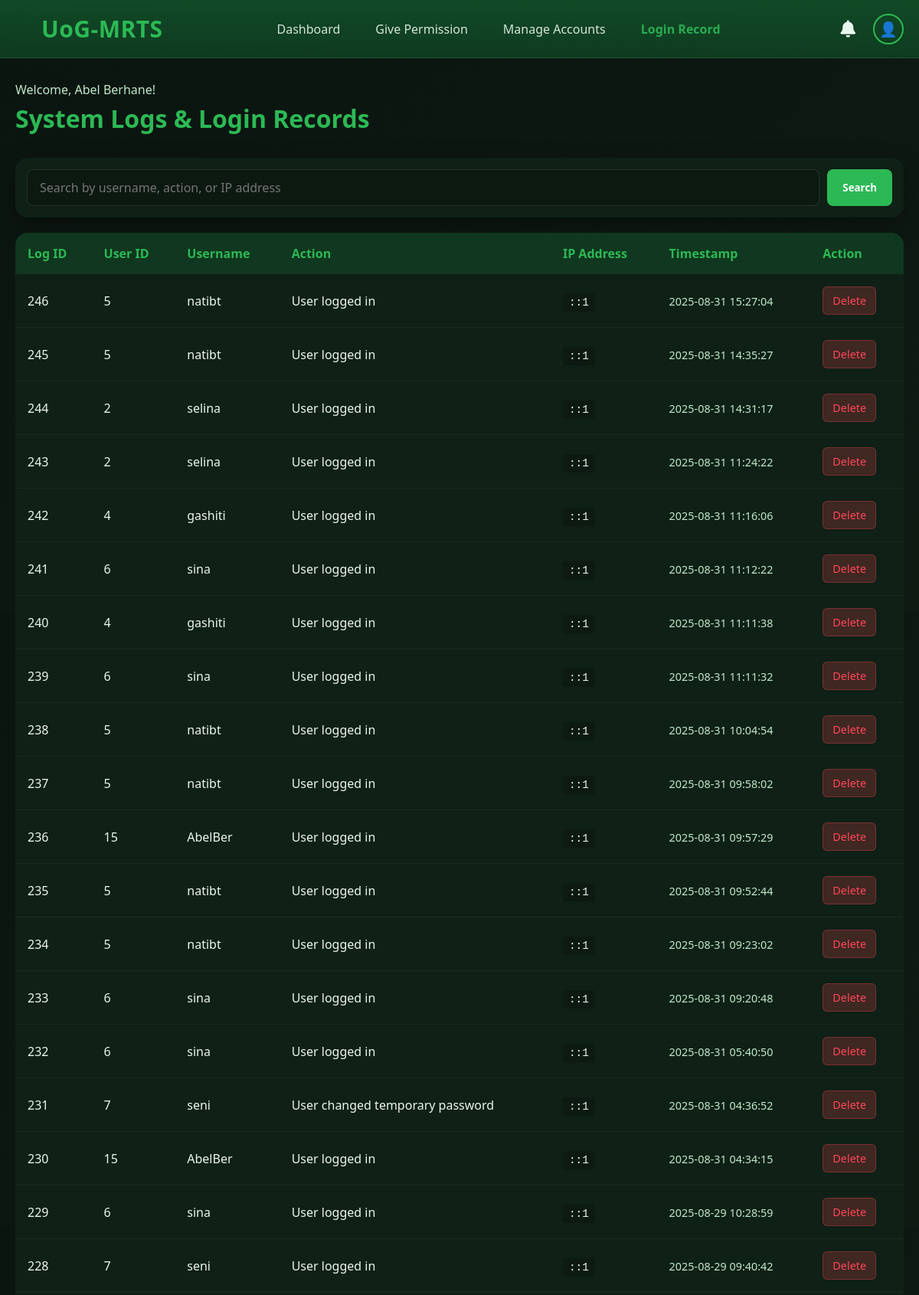
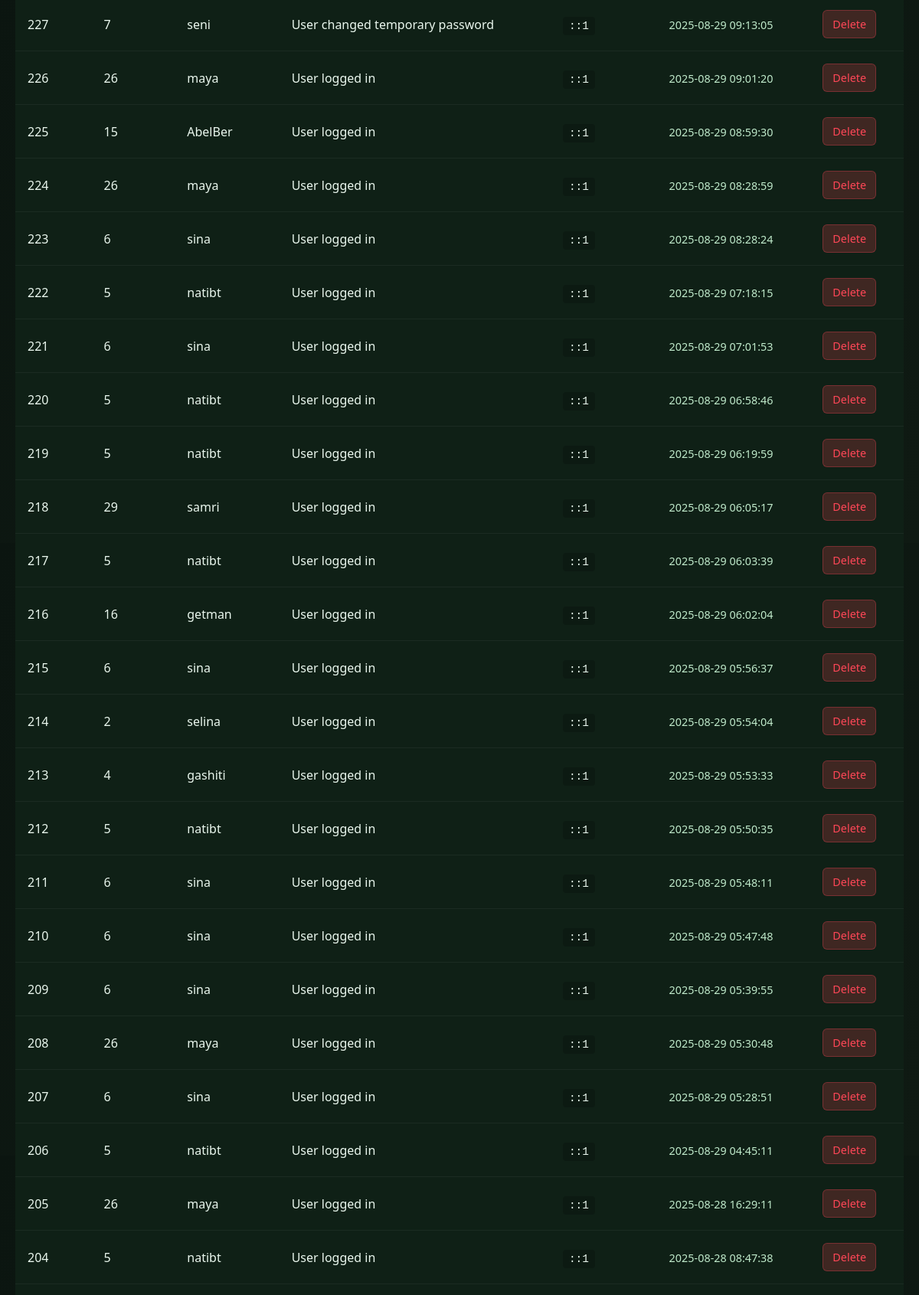
Screenshot of /dashboard/admin_system_logs.php (signed in, upper part) with the database file from the repository (2 pictures, top to bottom).
### tables this page shows
CREATE TABLE IF NOT EXISTS `users` (
  `id` int NOT NULL AUTO_INCREMENT,
  `fullname` varchar(100) DEFAULT NULL,
  `username` varchar(100) DEFAULT NULL,
  `email` varchar(100) DEFAULT NULL,
  `phone` varchar(20) DEFAULT NULL,
  `telegram` varchar(100) DEFAULT NULL,
  `role` varchar(50) DEFAULT NULL,
  `specialization` varchar(100) DEFAULT NULL,
  `password` varchar(255) DEFAULT NULL,
  `is_approved` tinyint(1) DEFAULT '0',
  `temp_password_flag` tinyint(1) DEFAULT '0',
  `account_status` enum('enabled','disabled') NOT NULL DEFAULT 'enabled',
  `failed_attempts` int NOT NULL DEFAULT '0',
  `last_failed_login` datetime DEFAULT NULL,
  `profile_image` varchar(255) DEFAULT NULL,
  PRIMARY KEY (`id`)
);

CREATE TABLE IF NOT EXISTS `systemlogs` (
  `logId` int NOT NULL AUTO_INCREMENT,
  `userId` int NOT NULL,
  `action` text NOT NULL,
  `ip_address` varchar(45) DEFAULT NULL,
  `timestamp` timestamp NULL DEFAULT CURRENT_TIMESTAMP,
  PRIMARY KEY (`logId`),
  KEY `userId` (`userId`)
);

### dashboard/admin_system_logs.php (the view, shortened to what this page needs)
<?php
$conn = new mysqli("localhost", "root", "", "test_uog");
$stmt = $conn->prepare("SELECT profile_image FROM users WHERE id = ?");
$stmt->bind_param("i", $_SESSION['user_id']);
$stmt->execute();
$stmt->bind_result($photo);
$avatar_type = $photo ? "image" : "icon";
$avatar_value = $photo ? "uploads/" . htmlspecialchars($photo) : "👤";
$search = '';
$sql = "
    SELECT s.logId, s.userId, u.username, s.action, s.ip_address, s.timestamp
    FROM systemlogs s
    LEFT JOIN users u ON s.userId = u.id
    WHERE 1
";
$sql .= " ORDER BY s.timestamp DESC";
$stmt = $conn->prepare($sql);
$stmt->execute();
$result = $stmt->get_result();
?>
<!DOCTYPE html>
<html lang="en">
<head>
<link rel="stylesheet" href="https://cdnjs.cloudflare.com/ajax/libs/font-awesome/6.4.0/css/all.min.css">
<link rel="stylesheet" href="admin_system_logs.css">
</head>
<body>
<nav class="nav">
    <div class="nav-inner">
        <div class="brand">
            <div class="brand-badge" aria-hidden="true">
                <svg viewBox="0 0 24 24"></svg>
            </div>
            <span style="font-size: 30px; color: #2CB955;">UoG-MRTS</span>
        </div>
        <div class="nav-links">
            <a href="admin.php">Dashboard</a>
            <a href="admin_approve_users.php">Give Permission</a>
            <a href="admin_manage_users.php">Manage Accounts</a>
            <a href="admin_system_logs.php" style="color: var(--green-apple); font-weight: bold;">Login Record</a>
        </div>
        <div class="nav-right">
            <a href="notifications.php" class="notification-bell">
                 <i class="fas fa-bell"></i>
            </a>
            <div class="profile-container">
                <?php if ($avatar_type === "image"): ?>
                    <img src="<?php echo $avatar_value; ?>" alt="Profile" class="profile-pic">
                <?php else: ?>
                    <div class="profile-icon"><?php echo $avatar_value; ?></div>
                <?php endif; ?>
            </div>
        </div>
    </div>
</nav>
<div class="main-content">
    <div class="page-header">
        <div>
            <p class="welcome-text">Welcome, <?php echo htmlspecialchars($_SESSION['fullname'] ?? 'Admin'); ?>!</p>
            <h1 class="page-title">System Logs & Login Records</h1>
        </div>
    </div>
    <form method="GET" class="search-box">
        <input type="text" name="search" class="search-input" placeholder="Search by username, action, or IP address" value="<?php echo htmlspecialchars($search); ?>">
        <button type="submit" class="btn btn-primary">Search</button>
    </form>
    <div style="overflow-x: auto;">
        <table class="logs-table">
            <thead>
                <tr>
                    <th>Log ID</th>
                    <th>User ID</th>
                    <th>Username</th>
                    <th>Action</th>
                    <th>IP Address</th>
                    <th>Timestamp</th>
                    <th>Action</th>
                </tr>
            </thead>
            <tbody>
                <?php if ($result->num_rows > 0): ?>
                    <?php while ($row = $result->fetch_assoc()): ?>
                        <tr>
                            <td><?php echo $row['logId']; ?></td>
                            <td><?php echo $row['userId']; ?></td>
                            <td><?php echo htmlspecialchars($row['username'] ?? 'Unknown'); ?></td>
                            <td><?php echo htmlspecialchars($row['action']); ?></td>
                            <td><span class="ip-address"><?php echo htmlspecialchars($row['ip_address']); ?></span></td>
                            <td><span class="timestamp"><?php echo htmlspecialchars($row['timestamp']); ?></span></td>
                            <td>
                                <form method="POST" style="display:inline;">
                                    <button type="submit" class="btn-action btn-delete" onclick="return confirm('Are you sure you want to delete this log entry?');">Delete</button>
                                </form>
                            </td>
                        </tr>
                    <?php endwhile; ?>
                <?php endif; ?>
            </tbody>
        </table>
    </div>
</div>
</body>
</html>

### dashboard/admin_system_logs.css (style rules this page uses)
:root { --green-apple: #2CB955; --green-dark: #124F29; --bg: #0b1510; --text: #eaf7ee; --muted: #bfe9ca; --card: #0f2016; --shadow: 0 10px 30px rgba(0,0,0,.35); --radius: 16px; --danger: #ff4757; --warning: #ffa502; --info: #2D87CA; }
* { margin: 0; padding: 0; box-sizing: border-box; font-family: 'Segoe UI', Tahoma, Geneva, Verdana, sans-serif; }
body { background: linear-gradient(135deg, var(--bg), #0f1a13); color: var(--text); min-height: 100vh; display: flex; flex-direction: column; }
.nav { position: sticky; top: 0; z-index: 1000; backdrop-filter: saturate(140%) blur(8px); background: linear-gradient(180deg, rgba(18,79,41,.9), rgba(18,79,41,.65)); border-bottom: 1px solid rgba(255,255,255,.06); }
.nav-inner { max-width: 1200px; margin: 0 auto; display: flex; gap: 16px; align-items: center; justify-content: space-between; padding: 14px 20px; }
.brand { display: flex; gap: 10px; align-items: center; font-weight: 800; letter-spacing: .5px; }
.brand-badge svg { width: 24px; height: 24px; fill: white; }
.nav-links { display: flex; gap: 22px; align-items: center; }
.nav-links a { color: var(--text); text-decoration: none; opacity: .9; transition: opacity 0.2s ease; padding: 8px 12px; border-radius: 6px; }
.nav-right { display: flex; gap: 15px; align-items: center; }
.notification-bell { position: relative; color: var(--text); text-decoration: none; font-size: 1.4rem; padding: 8px; border-radius: 50%; transition: background 0.3s; }
.profile-container { position: relative; display: flex; align-items: center; }
.profile-icon { width: 40px; height: 40px; border-radius: 50%; display: flex; align-items: center; justify-content: center; cursor: pointer; font-size: 1.2rem; border: 2px solid var(--green-apple); transition: transform 0.3s, box-shadow 0.3s; }
.main-content { flex: 1; padding: 30px 20px; max-width: 1200px; margin: 0 auto; width: 100%; }
.page-header { display: flex; justify-content: space-between; align-items: center; margin-bottom: 30px; flex-wrap: wrap; gap: 15px; }
.page-title { font-size: 2rem; color: var(--green-apple); }
.welcome-text { color: var(--muted); margin-bottom: 5px; }
.search-box { display: flex; gap: 10px; margin-bottom: 20px; background: var(--card); padding: 15px; border-radius: var(--radius); box-shadow: var(--shadow); }
.search-input { flex: 1; padding: 12px 16px; border: 1px solid rgba(255,255,255,0.1); border-radius: 8px; background: rgba(0,0,0,0.2); color: var(--text); font-size: 1rem; }
.btn { padding: 12px 20px; border: none; border-radius: 8px; cursor: pointer; font-weight: 600; transition: all 0.3s ease; }
.btn-primary { background: var(--green-apple); color: white; }
.logs-table { width: 100%; border-collapse: collapse; background: var(--card); border-radius: var(--radius); overflow: hidden; box-shadow: var(--shadow); }
.logs-table th { background: rgba(18, 79, 41, 0.5); padding: 16px; text-align: left; color: var(--green-apple); font-weight: 600; }
.logs-table td { padding: 16px; border-bottom: 1px solid rgba(255,255,255,0.05); }
.btn-action { padding: 8px 12px; border-radius: 6px; font-size: 0.9rem; text-decoration: none; transition: all 0.2s ease; border: none; cursor: pointer; }
.btn-delete { background: rgba(255, 71, 87, 0.2); color: var(--danger); border: 1px solid rgba(255, 71, 87, 0.3); }
.ip-address { font-family: monospace; background: rgba(0,0,0,0.2); padding: 4px 8px; border-radius: 4px; font-size: 0.9rem; }
.timestamp { color: var(--muted); font-size: 0.9rem; }

### rows the page displays
users: profile_image "👤"
systemlogs: logId "246", userId "5", userId.username "natibt", action "User logged in", ip_address "::1", timestamp "2025-08-31 15:27:04"
systemlogs: logId "245", userId "5", userId.username "natibt", action "User logged in", ip_address "::1", timestamp "2025-08-31 14:35:27"
systemlogs: logId "244", userId "2", userId.username "selina", action "User logged in", ip_address "::1", timestamp "2025-08-31 14:31:17"
systemlogs: logId "243", userId "2", userId.username "selina", action "User logged in", ip_address "::1", timestamp "2025-08-31 11:24:22"
systemlogs: logId "242", userId "4", userId.username "gashiti", action "User logged in", ip_address "::1", timestamp "2025-08-31 11:16:06"
systemlogs: logId "241", userId "6", userId.username "sina", action "User logged in", ip_address "::1", timestamp "2025-08-31 11:12:22"
systemlogs: logId "240", userId "4", userId.username "gashiti", action "User logged in", ip_address "::1", timestamp "2025-08-31 11:11:38"
systemlogs: logId "239", userId "6", userId.username "sina", action "User logged in", ip_address "::1", timestamp "2025-08-31 11:11:32"
systemlogs: logId "238", userId "5", userId.username "natibt", action "User logged in", ip_address "::1", timestamp "2025-08-31 10:04:54"
systemlogs: logId "237", userId "5", userId.username "natibt", action "User logged in", ip_address "::1", timestamp "2025-08-31 09:58:02"
systemlogs: logId "236", userId "15", userId.username "AbelBer", action "User logged in", ip_address "::1", timestamp "2025-08-31 09:57:29"
systemlogs: logId "235", userId "5", userId.username "natibt", action "User logged in", ip_address "::1", timestamp "2025-08-31 09:52:44"
systemlogs: logId "234", userId "5", userId.username "natibt", action "User logged in", ip_address "::1", timestamp "2025-08-31 09:23:02"
systemlogs: logId "233", userId "6", userId.username "sina", action "User logged in", ip_address "::1", timestamp "2025-08-31 09:20:48"
systemlogs: logId "232", userId "6", userId.username "sina", action "User logged in", ip_address "::1", timestamp "2025-08-31 05:40:50"
systemlogs: logId "231", userId "7", userId.username "seni", action "User changed temporary password", ip_address "::1", timestamp "2025-08-31 04:36:52"
systemlogs: logId "230", userId "15", userId.username "AbelBer", action "User logged in", ip_address "::1", timestamp "2025-08-31 04:34:15"
systemlogs: logId "229", userId "6", userId.username "sina", action "User logged in", ip_address "::1", timestamp "2025-08-29 10:28:59"
systemlogs: logId "228", userId "7", userId.username "seni", action "User logged in", ip_address "::1", timestamp "2025-08-29 09:40:42"
systemlogs: logId "227", userId "7", userId.username "seni", action "User changed temporary password", ip_address "::1", timestamp "2025-08-29 09:13:05"
systemlogs: logId "226", userId "26", userId.username "maya", action "User logged in", ip_address "::1", timestamp "2025-08-29 09:01:20"
systemlogs: logId "225", userId "15", userId.username "AbelBer", action "User logged in", ip_address "::1", timestamp "2025-08-29 08:59:30"
systemlogs: logId "224", userId "26", userId.username "maya", action "User logged in", ip_address "::1", timestamp "2025-08-29 08:28:59"
systemlogs: logId "223", userId "6", userId.username "sina", action "User logged in", ip_address "::1", timestamp "2025-08-29 08:28:24"
systemlogs: logId "222", userId "5", userId.username "natibt", action "User logged in", ip_address "::1", timestamp "2025-08-29 07:18:15"
systemlogs: logId "221", userId "6", userId.username "sina", action "User logged in", ip_address "::1", timestamp "2025-08-29 07:01:53"
systemlogs: logId "220", userId "5", userId.username "natibt", action "User logged in", ip_address "::1", timestamp "2025-08-29 06:58:46"
systemlogs: logId "219", userId "5", userId.username "natibt", action "User logged in", ip_address "::1", timestamp "2025-08-29 06:19:59"
systemlogs: logId "218", userId "29", userId.username "samri", action "User logged in", ip_address "::1", timestamp "2025-08-29 06:05:17"
systemlogs: logId "217", userId "5", userId.username "natibt", action "User logged in", ip_address "::1", timestamp "2025-08-29 06:03:39"
systemlogs: logId "216", userId "16", userId.username "getman", action "User logged in", ip_address "::1", timestamp "2025-08-29 06:02:04"
systemlogs: logId "215", userId "6", userId.username "sina", action "User logged in", ip_address "::1", timestamp "2025-08-29 05:56:37"
systemlogs: logId "214", userId "2", userId.username "selina", action "User logged in", ip_address "::1", timestamp "2025-08-29 05:54:04"
systemlogs: logId "213", userId "4", userId.username "gashiti", action "User logged in", ip_address "::1", timestamp "2025-08-29 05:53:33"
systemlogs: logId "212", userId "5", userId.username "natibt", action "User logged in", ip_address "::1", timestamp "2025-08-29 05:50:35"
systemlogs: logId "211", userId "6", userId.username "sina", action "User logged in", ip_address "::1", timestamp "2025-08-29 05:48:11"
systemlogs: logId "210", userId "6", userId.username "sina", action "User logged in", ip_address "::1", timestamp "2025-08-29 05:47:48"
systemlogs: logId "209", userId "6", userId.username "sina", action "User logged in", ip_address "::1", timestamp "2025-08-29 05:39:55"
systemlogs: logId "208", userId "26", userId.username "maya", action "User logged in", ip_address "::1", timestamp "2025-08-29 05:30:48"
systemlogs: logId "207", userId "6", userId.username "sina", action "User logged in", ip_address "::1", timestamp "2025-08-29 05:28:51"
systemlogs: logId "206", userId "5", userId.username "natibt", action "User logged in", ip_address "::1", timestamp "2025-08-29 04:45:11"
systemlogs: logId "205", userId "26", userId.username "maya", action "User logged in", ip_address "::1", timestamp "2025-08-28 16:29:11"
systemlogs: logId "204", userId "5", userId.username "natibt", action "User logged in", ip_address "::1", timestamp "2025-08-28 08:47:38"

### other values shown
$_SESSION['fullname'] "Abel Berhane"
